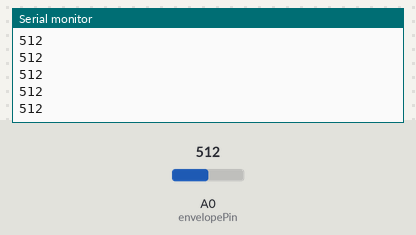
Simulated run of this sketch. Board: Arduino Uno, built with avr-gcc and run on an emulated ATmega328P. Shown: the last lines printed to the serial monitor. The test bench sets the inputs (shaded band); at power-on: A0 (envelopePin) = 512.

Above: at 1.2 s.
1.3 s: A0 (envelopePin) set to 716
At 2.1 s:
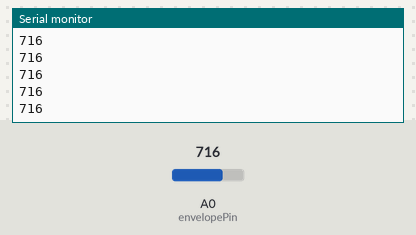
2.8 s: A0 (envelopePin) set to 900
At 3.4 s:
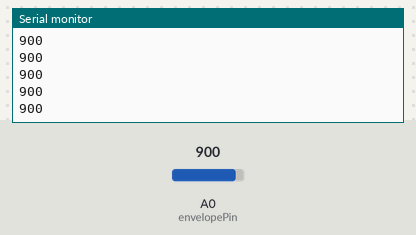
Timing chart, 0 to 5.8 s (numbered marks = the images above; inputs shaded):
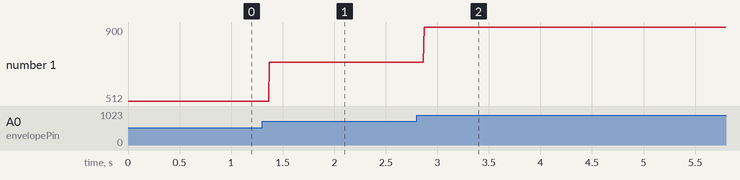

Measured:
- after the input at 1.3 s, the serial monitor: prints a new line after 0.07 s (image 1)
- after the input at 2.8 s, the serial monitor: prints a new line after 0.07 s (image 2)
- plotted number 1: 512 → 716 after the input at 1.3 s, 716 → 900 after the input at 2.8 s

The sketch:

Envelope.ino
```cpp
/*
SparkFun Sound Detector
ENVELOPE MODE
Detecting sound amplitude and printing in Serial Monitor

Hardware:
Arduino UNO
Sparkfun Sound Detector

*/

#define envelopePin A0 //analog pin

void setup() {
  Serial.begin( 9600 );
  pinMode( envelopePin, INPUT );
}

void loop() {
  Serial.println( analogRead( envelopePin ) );
}
```
